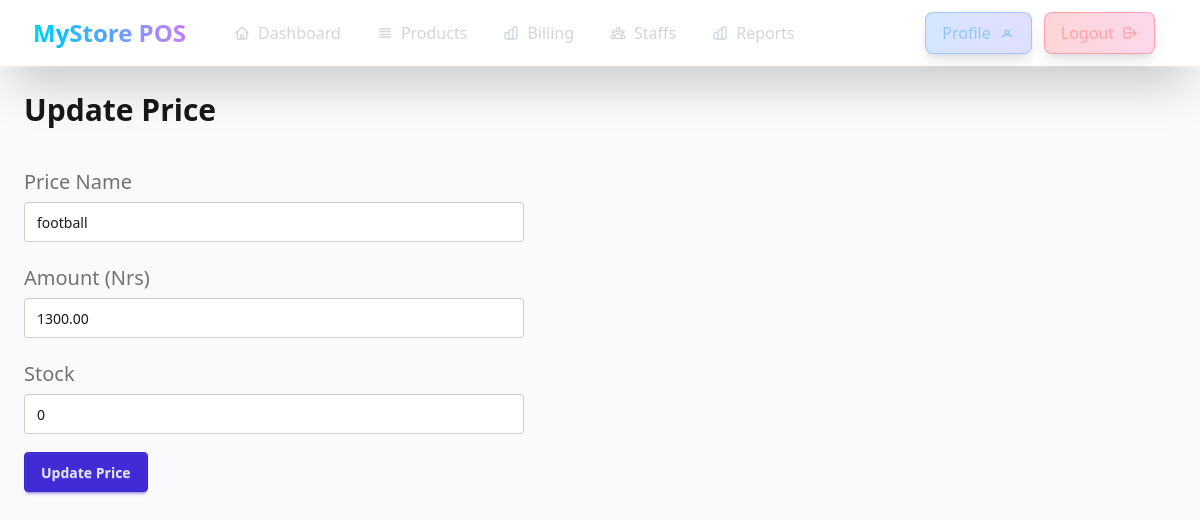
Screenshot of /shop/price/7/update/ with the database file from the repository.
### shop/models.py (models this page shows, shortened)
class Price(models.Model):
    name=models.CharField(max_length=100)
    amount=models.DecimalField(max_digits=10, decimal_places=2)
    item=models.ForeignKey(Item, on_delete=models.CASCADE, related_name='prices')
    stock=models.PositiveIntegerField(default=1)
    barcode = models.CharField(max_length=50, unique=True, blank=True, null=True)
    class Meta:
        unique_together = ('name', 'item')

### shop/views.py (the view)
# urls.py: path("price/<pk>/update/", views.price_update, name="price_update"),
def price_update(request,pk):
    try:
        price=Price.objects.get(id=pk)
        base_url=reverse("shop:price")
        query_string=urlencode({"item_id":price.item.id})
        url=f"{base_url}?{query_string}"
    except Price.DoesNotExist:
        messages.error(request, "Price does not exist")
        return redirect(url)
    if request.method == "POST":
        form = PriceForm(request.POST, instance=price)
        if form.is_valid():
            form.save()
            messages.success(request, "Price updated successfully!")
            return redirect(url)
        messages.error(request, "Please correct the errors below.")
        return redirect(url)
    else:
        form=PriceForm(instance=price)
        context={"form":form,}
        return render(request, "shop/price-update.html", context)

### shop/forms.py (shortened to what this page needs)
class PriceForm(forms.ModelForm):
    class Meta:
        model = Price
        fields = ['name','amount','stock']

### common/templatetags/form_extras.py (called while the page is built)
@register.filter
def add_class(field, css_class):
    if not isinstance(field, BoundField):
        return field
    existing_classes = field.field.widget.attrs.get("class", "")
    if existing_classes:
        new_classes = f"{existing_classes} {css_class}"
    else:
        new_classes = css_class
    field_copy = field
    field_copy.field.widget.attrs["class"] = new_classes
    return field_copy

### shop/templates/shop/price-update.html (shortened to what this page needs)
{% extends 'base.html' %}
{% load form_extras %}
{% block content %}
<main class=" min-h-screen flex flex-col  gap-5 p-6 w-full mt-17" id="main">
    <h1 class="text-3xl font-bold mb-4">Update Price </h1>
    <div class="flex  gap-12">
        <form id="add-price-form" action="" method="post" class="flex-grow max-w-[500px]">
            <fieldset class="fieldset mb-1">
                <label class="label text-xl" for="{{ form.name.id_for_label }}">Price {{form.name.label}}</label>
                {{ form.name|add_class:"input p-3 mb-1 min-w-[300px] w-full" }}
            </fieldset>
            <fieldset class="fieldset mb-1">
                <label class="label text-xl" for="{{ form.amount.id_for_label }}">{{form.amount.label}} (Nrs)</label>
                {{ form.amount|add_class:"input p-3 mb-1 min-w-[300px] w-full" }}
            </fieldset>
            <fieldset class="fieldset mb-1">
                <label class="label text-xl" for="{{ form.amount.id_for_label }}">{{form.stock.label}}</label>
                {{ form.stock|add_class:"input p-3 mb-1 min-w-[300px] w-full" }}
            </fieldset>
            <button type="submit" class="btn btn-primary">Update Price</button>
        </form
    </div>
</main>
{% endblock content %}

### rows the page displays
Price: name "football", amount "1300.00", stock "0"
